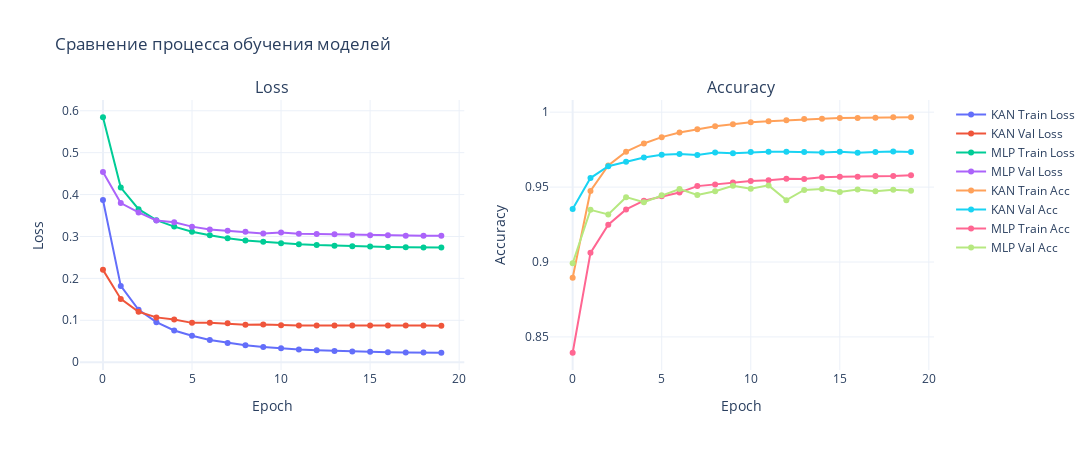

Notebook cell for this chart:
### Markdown cell above
Сравним графики процесса настройки моделей `KAN` и `MLP`

### Code cell
plot_compare_models(total_result_s, title="Сравнение процесса обучения моделей")

### Figure 1 — Plotly figure (JSON) as saved in the notebook; plotly's stock layout.template omitted (floating-point values rounded to 4 significant figures)
{"data": [{"mode": "lines+markers", "name": "KAN Train Loss", "type": "scatter", "xaxis": "x", "y": [0.3872, 0.182, 0.1251, 0.09542, 0.07564, 0.06292, 0.05294, 0.04581, 0.04012, 0.03622, 0.03294, 0.03034, 0.02839, 0.02687, 0.02564, 0.02469, 0.02393, 0.02332, 0.02284, 0.02248], "yaxis": "y"}, {"mode": "lines+markers", "name": "KAN Val Loss", "type": "scatter", "xaxis": "x", "y": [0.2203, 0.1509, 0.1202, 0.1069, 0.1016, 0.09379, 0.09434, 0.09273, 0.08941, 0.08983, 0.08815, 0.08745, 0.08768, 0.08733, 0.08779, 0.08726, 0.08767, 0.08747, 0.08724, 0.08717], "yaxis": "y"}, {"mode": "lines+markers", "name": "MLP Train Loss", "type": "scatter", "xaxis": "x", "y": [0.5846, 0.4167, 0.3651, 0.339, 0.3235, 0.3113, 0.3028, 0.2955, 0.2907, 0.2872, 0.2837, 0.2816, 0.2796, 0.2781, 0.2769, 0.2758, 0.2751, 0.2745, 0.2738, 0.2736], "yaxis": "y"}, {"mode": "lines+markers", "name": "MLP Val Loss", "type": "scatter", "xaxis": "x", "y": [0.4541, 0.3796, 0.3574, 0.3383, 0.3339, 0.3235, 0.3167, 0.3139, 0.3111, 0.3073, 0.3095, 0.3066, 0.306, 0.3052, 0.3035, 0.3028, 0.303, 0.3017, 0.3016, 0.3016], "yaxis": "y"}, {"mode": "lines+markers", "name": "KAN Train Acc", "type": "scatter", "xaxis": "x2", "y": [0.8895, 0.9474, 0.9645, 0.9736, 0.9791, 0.9833, 0.9864, 0.9885, 0.9906, 0.992, 0.9932, 0.9939, 0.9946, 0.9954, 0.9956, 0.996, 0.9962, 0.9963, 0.9966, 0.9966], "yaxis": "y2"}, {"mode": "lines+markers", "name": "KAN Val Acc", "type": "scatter", "xaxis": "x2", "y": [0.9353, 0.956, 0.9639, 0.9669, 0.9697, 0.9715, 0.972, 0.9714, 0.973, 0.9726, 0.9733, 0.9736, 0.9736, 0.9733, 0.9731, 0.9735, 0.9729, 0.9734, 0.9737, 0.9734], "yaxis": "y2"}, {"mode": "lines+markers", "name": "MLP Train Acc", "type": "scatter", "xaxis": "x2", "y": [0.8394, 0.9061, 0.9249, 0.9351, 0.9409, 0.9438, 0.9464, 0.9506, 0.9517, 0.953, 0.954, 0.9546, 0.9556, 0.9553, 0.9565, 0.9569, 0.9569, 0.9575, 0.9574, 0.9579], "yaxis": "y2"}, {"mode": "lines+markers", "name": "MLP Val Acc", "type": "scatter", "xaxis": "x2", "y": [0.8992, 0.9348, 0.9317, 0.9433, 0.9399, 0.9445, 0.9487, 0.9448, 0.9473, 0.9509, 0.9489, 0.9511, 0.9413, 0.948, 0.9487, 0.9467, 0.9484, 0.9472, 0.9481, 0.9476], "yaxis": "y2"}], "layout": {"annotations": [{"font": {"size": 16}, "showarrow": false, "text": "Loss", "x": 0.225, "xanchor": "center", "xref": "paper", "y": 1, "yanchor": "bottom", "yref": "paper"}, {"font": {"size": 16}, "showarrow": false, "text": "Accuracy", "x": 0.775, "xanchor": "center", "xref": "paper", "y": 1, "yanchor": "bottom", "yref": "paper"}], "height": 450, "showlegend": true, "title": {"text": "Сравнение процесса обучения моделей"}, "width": 1200, "xaxis": {"anchor": "y", "domain": [0, 0.45], "title": {"text": "Epoch"}}, "xaxis2": {"anchor": "y2", "domain": [0.55, 1], "title": {"text": "Epoch"}}, "yaxis": {"anchor": "x", "domain": [0, 1], "title": {"text": "Loss"}}, "yaxis2": {"anchor": "x2", "domain": [0, 1], "title": {"text": "Accuracy"}}}}
